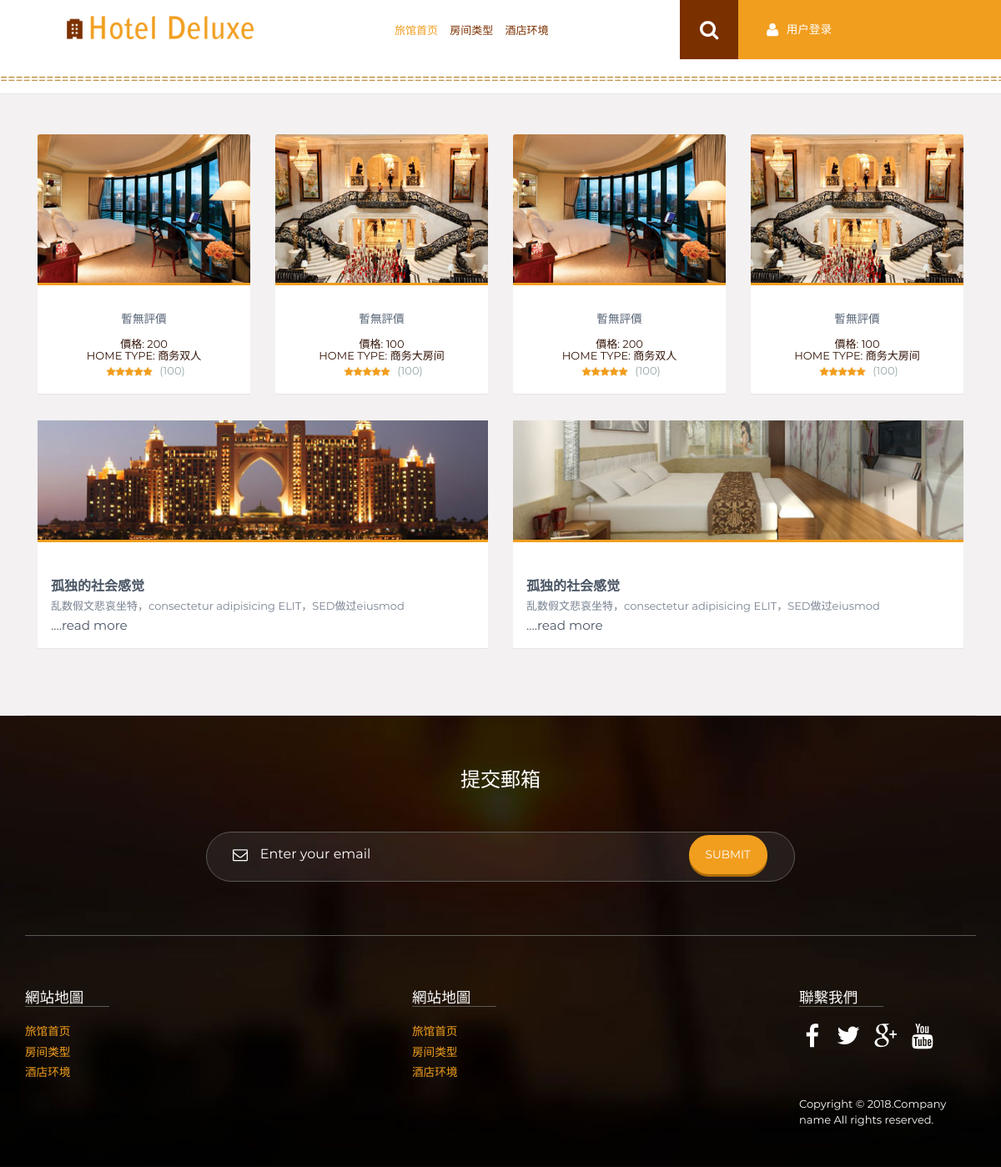
The app's page /, older data.
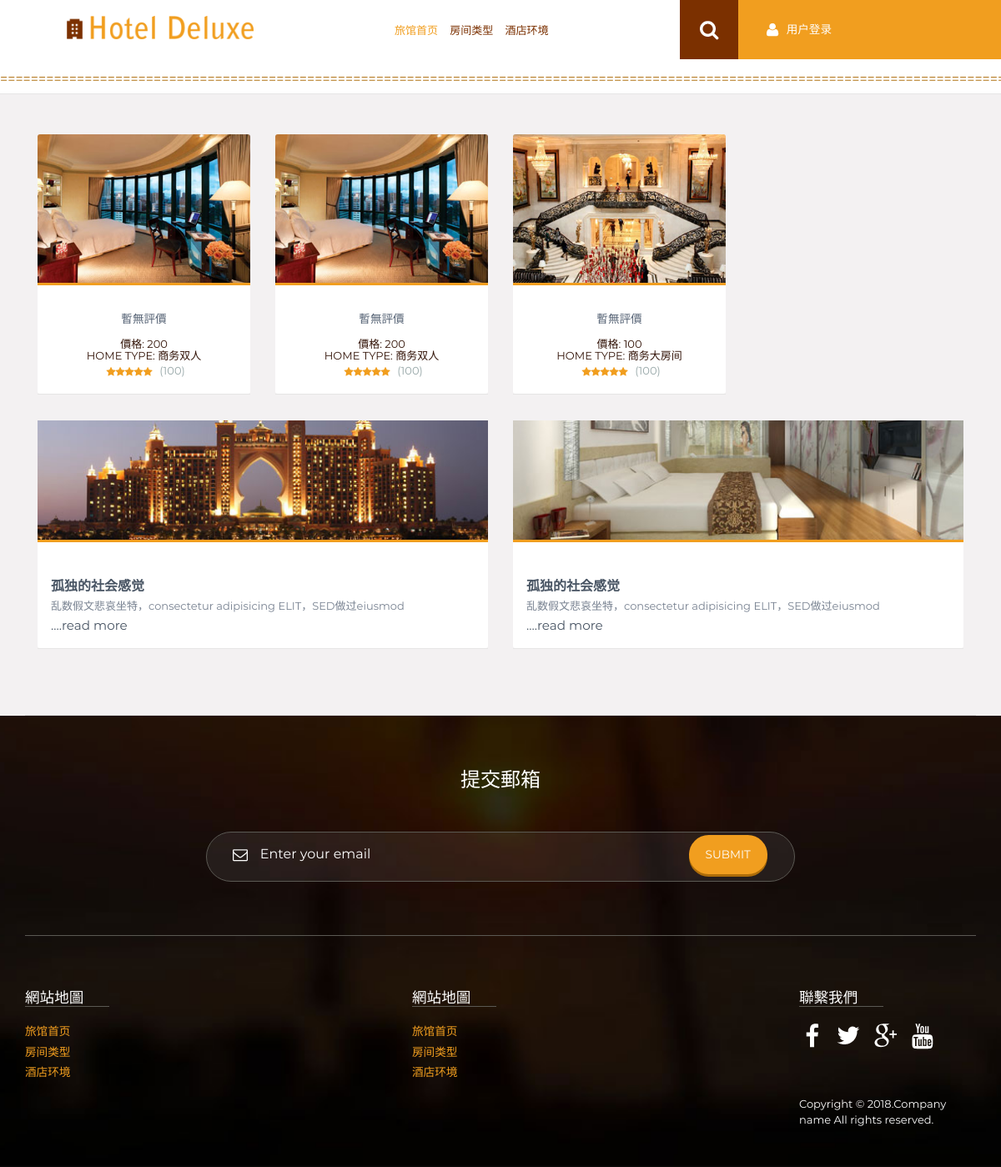
The same page, newer data.
### app/models.py (models this page shows, shortened)
class Room(models.Model):
    room_number = models.CharField(max_length=10, unique=True, null=False,verbose_name='房屋編號')
    price = models.IntegerField(verbose_name='價格')
    img = models.ImageField(upload_to='./static/upload/', default='img/l2.jpg',verbose_name='圖片')
    category = models.CharField(max_length=10,verbose_name='房屋類別')
    available = models.BooleanField(default=1,verbose_name='是否可用')
    status = models.IntegerField(default=1,verbose_name='是否租出')
    user = models.CharField(max_length=30, null=True,verbose_name='預定/出租用戶')
    evaluation = models.CharField(max_length=100, default='暫無評價',verbose_name='評價')
    number = models.IntegerField(default=0,verbose_name='預定次數')
    fraction = models.CharField(max_length=10, default='star2.png',verbose_name='評價分數')

class Latest_post(models.Model):
    title = models.CharField(max_length=50)
    time = models.DateTimeField(auto_now=True)
    author = models.CharField(max_length=20)
    content = models.CharField(max_length=500)
    img = models.ImageField(upload_to='./static/upload/')
    views = models.IntegerField(default=1)

### app/views.py (the view)
# urls.py: path('', index, name='index'),
def index(request):
    user = islogin(request)
    rooms = Room.objects.all().order_by('number')[:4]
    posts = Latest_post.objects.all().order_by('time')[:2]
    return render(request, 'index.html', {'user': user, 'list': rooms, 'l_post': posts, 'index': True})

### app/unit.py (called while the page is built)
def islogin(request):
    try:
        user = User.objects.get(username=request.session['username'])
    except:
        user = None
    return user

### templates/index.html (shortened to what this page needs)
{% extends 'base.html' %}
{% load static %}
{% block container %}
    <div class="container">
        <div class="content_middle_box">
            <div class="top_grid">
                {% for i in list %}
                    {% if i.available %}
                        <div class="col-md-3 index-grids">
                            <div class="grid1">
                                <div class="view view-first">
                                    <div class="index_img"><img src="{{ i.img }}" class="img-responsive"
                                                                alt=""/></div>
                                </div>
                                <div class="inner_wrap">
                                    <h3>{{ i.evaluation }}</h3>
                                    <ul class="star1">
                                        <h4 class="green">價格: {{ i.price }}</h4>
                                        <h4 class="green">Home type: {{ i.category }}</h4>
                                        <li><a href="#"> <img src="{% static 'img/' %}{{ i.fraction }}"
                                                              alt="">({{ i.number }})</a></li>
                                    </ul>
                                </div>
                            </div>
                        </div>
                    {% endif %}
                {% endfor %}
                <div class="clearfix"></div>
            </div>
            <div class="middle_grid wow fadeInUp" data-wow-delay="0.4s">
                {% for i in l_post %}
                    <div class="col-md-6 index-grids">
                        <div class="grid1">
                            <div class="index_img1"><img src="/{{ i.img }}" class="img-responsive" alt=""/></div>
                            <div class="inner_wrap1">
                                <ul class="item_module">
                                    <li class="module_right">
                                        <h5>{{ i.title|truncatechars:'10' }}</h5>
                                        <p>{{ i.content|truncatechars:'50' }}</p>
                                        <a href="/article/?id={{ i.id }}" class="content_btn">....read more</a>
                                    </li>
                                </ul>
                            </div>
                        </div>
                    </div>
                {% endfor %}
                <div class="clearfix"></div>
            </div>
        </div>
    </div>
{% endblock %}

Row changes from the older to the newer data that the page shows:
no longer on this page (row edited): Room: img (picture), evaluation "暫無評價", price "100", category "商务大房间", fraction (picture), number "100"
